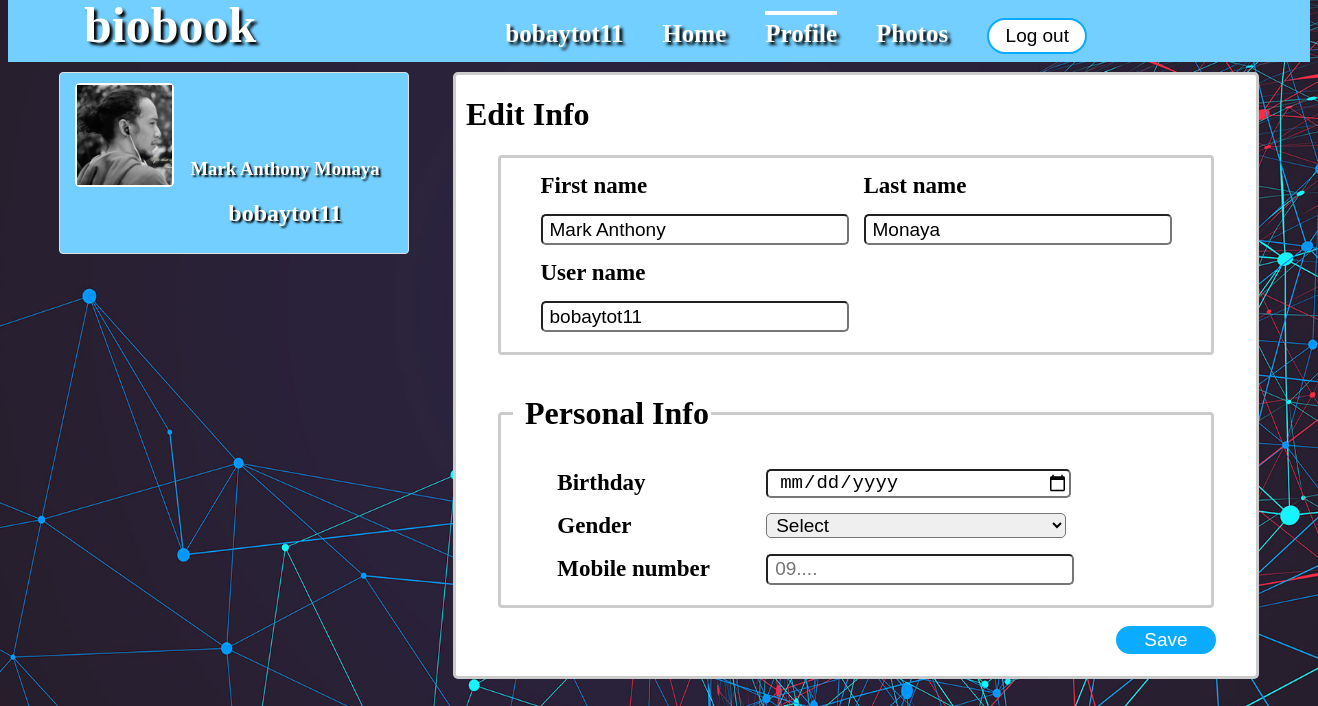
Screenshot of /edit_profile.php (signed in) with the database file from the repository.
### tables this page shows
CREATE TABLE IF NOT EXISTS `user` (
  `user_id` int(100) NOT NULL AUTO_INCREMENT,
  `firstname` varchar(100) NOT NULL,
  `lastname` varchar(100) NOT NULL,
  `username` varchar(100) NOT NULL,
  `username2` varchar(100) NOT NULL,
  `birthday` varchar(100) NOT NULL,
  `gender` varchar(100) NOT NULL,
  `number` varchar(100) NOT NULL,
  `email` varchar(100) NOT NULL,
  `email2` varchar(100) NOT NULL,
  `password` varchar(100) NOT NULL,
  `password2` varchar(100) NOT NULL,
  `profile_picture` varchar(100) NOT NULL,
  `cover_picture` varchar(100) NOT NULL,
  PRIMARY KEY (`user_id`)
);

### session.php (called while the page is built, shortened)
<?php
include("includes/database.php");
$id = $_SESSION['id'];
$query=mysqli_query ($con,"SELECT * FROM user WHERE user_id ='$id'") or die(mysql_error());
$row=mysqli_fetch_array($query);
$firstname=$row['firstname'];
$lastname=$row['lastname'];
$username=$row['username'];
?>

### edit_profile.php (the view, shortened to what this page needs)
<?php
require('includes/database.php');
$id =$_REQUEST['user_id'];
$result = mysqli_query($con,"SELECT * FROM user WHERE user_id  = '$id' ");
$test = mysqli_fetch_array($result);
$birthday=$test['birthday'];
$gender=$test['gender'];
$number=$test['number'];
?>
<!DOCTYPE html>
<html>
	<head>
		<link rel="stylesheet" type="text/css" href="css/edit_profile.css">
	</head>
<body>
<?php include ('session.php');?>
	<div id="header">
		<div class="head-view">
			<ul>
				<li><a href="home.php" title="Campus Corner"><b>biobook</b></a></li>
				<li><a href="#" title="<?php echo $username ?>"><label><?php echo $username ?></label></a></li>
				<li><a href="home.php" title="Home"><label>Home</label></a></li>
				<li><a href="profile.php" title="Profile"><label class="active">Profile</label></a></li>
				<li><a href="photos.php" title="Settings"><label>Photos</label></a></li>
				<li><a href="logout.php" title="Log out"><button class="btn-sign-in" value="Log out">Log out</button></a></li>
			</ul>
		</div>
	</div>
	<div id="container">
		<div id="left-nav">
				<div class="clip1">
				<a href="updatephoto.php" title="Change Profile Picture"><img src="<?php echo $row['profile_picture'] ?>"></a>
				</div>
				<div class="user-details">
					<h3><?php echo $firstname ?>&nbsp;<?php echo $lastname ?></h3>
					<h2><?php echo $username ?></h2>
				</div>
		</div>
		<div id="right-nav">
			<h1>Edit Info</h1>
		<div id="left-nav1">
		<fieldset class="-------------">
			<table cellpadding="5" cellspacing="5">
<form method="post">
				<tr>
					<td><label>First name</label></td>
					<td><label>Last name</label></td>
				</tr>
				<tr>
					<td><input type="text" name="firstname" value="<?php echo $firstname; ?>" placeholder="Enter your firstname....." class="form-1" title="Enter your firstname" required /></td>
					<td><input type="text" name="lastname" value="<?php echo $lastname; ?>" placeholder="Enter your lastname....." class="form-1" title="Enter your lastname" required /></td>
				</tr>
				<tr>
					<td><label>User name</label></td>
				</tr>
				<tr>
					<td><input type="text" name="username" value="<?php echo $username; ?>" placeholder="Enter your username....." class="form-1" title="Enter your username" required /></td>
				</tr>
			</table>
		</fieldset>
<br />
		<fieldset class="---------------">
			<legend><h1>Personal Info</h1></legend>
			<table cellpadding="5" cellspacing="5">
				<tr>
					<td><label>Birthday</label></td>
					<td><input type="date" name="birthday" value="<?php echo $birthday; ?>" class="form-1" title="Enter your username" required /></td>
				</tr>
				<tr>
					<td><label>Gender</label></td>
					<td>
						<select name="gender" class="form-1" value="<?php echo $gender; ?>">
							<option>Select</option>
						</select>
					</td>
				</tr>
				<tr>
					<td><label>Mobile number</label></td>
					<td><input type="text" name="number" value="<?php echo $number; ?>" placeholder="09...." maxlength="13" class="form-1" title="Enter your mobile number" required /></td>
				</tr>
			</table>
		</fieldset>
<br />
		<button type="submit" name="save" class="">Save</button>
		</div>
		</div>
	</div>
</body>
</html>

### css/edit_profile.css (style rules this page uses)
body { background-image: url('../image/b.png'); background-attachment: fixed; background-size: 100% 100%; }
#header { background-color:#73cfff; width:100%; margin-top:-8px; }
.head-view { margin:auto; width:1300px; line-height:50px; }
.head-view label { color:#ffffff; font-size:25px; font-weight:bold; text-shadow:3px 3px 3px #000000; }
.head-view ul { width: 1200px; margin: auto; }
.head-view li { display: inline; color: #fff; margin: 0px 30px 0px 5px; }
.head-view li a { text-decoration:none; }
.active { padding: 5px 0px 5px 0px; border-top: 4px solid #fff; }
.head-view b { color:#ffffff; text-shadow:3px 3px 3px #000000; font-size:50px; }
.btn-sign-in { color:#000000; font-size:19px; width:100px; line-height:30px; background-color:#ffffff; border:2px solid #0bacff; border-radius:100px; -webkit-border-radius:100px; -moz-border-radius:100px; -o-border-radius:100px; }
#container { width:1200px; margin:auto; }
#left-nav { width: 348px; height:180px; float:left; border: 1px solid #dfe0e4; background-color: #73cfff; -webkit-border-radius: 4px; -moz-border-radius: 4px; border-radius: 4px; margin-top:10px; }
#left-nav1 { width: 90%; margin:auto; background-color: #ffffff; -webkit-border-radius: 4px; -moz-border-radius: 4px; border-radius: 4px; margin-top:20px; margin-bottom:50px; }
#left-nav1 button { float:right; color:#ffffff; font-size:19px; width:100px; background-color:#0bacff; border:2px solid #0bacff; border-radius:100px; -webkit-border-radius:100px; -moz-border-radius:100px; -o-border-radius:100px; }
.form-1 { width:300px; text-indent:5px; height:25px; font-size:19px; border-radius:5px; -webkit-border-radius:5px; -moz-border-radius:5px; -o-border-radius:5px; }
fieldset { border:3px solid #CCCCCC; border-radius:4px; }
table td { color:#000000; font-size:20px; }
#left-nav1 table { width:90%; margin:auto; }
#left-nav1 label { color:#000000; font-size:23px; font-weight:bold; }
.clip1 { margin-top: 10px; margin-left: 15px; position: relative; width: 95px; height: 100px; border: solid 2px #fff; -webkit-border-radius: 5px; -moz-border-radius: 5px; border-radius: 5px; }
.clip1 img { width: 95px; height: 100px; margin: auto; left: -15px; }
.user-details { width: 200px; margin: -50px 0 0 125px; font-size: 16px; line-height: 25px; text-align: center; }
.user-details h3, h2 { color:#ffffff; text-shadow:2px 2px 2px #000000; }
#right-nav { float:right; width:800px; background-color:#ffffff; -webkit-border-radius: 5px; -moz-border-radius: 5px; border-radius: 5px; border:3px solid #CCCCCC; margin-top:10px; }
#right-nav h1 { text-indent:10px; }
img { height: 150px; width: 180px; }

### rows the page displays
user: username "bobaytot11", profile_picture (picture), firstname "Mark Anthony", lastname "Monaya"
